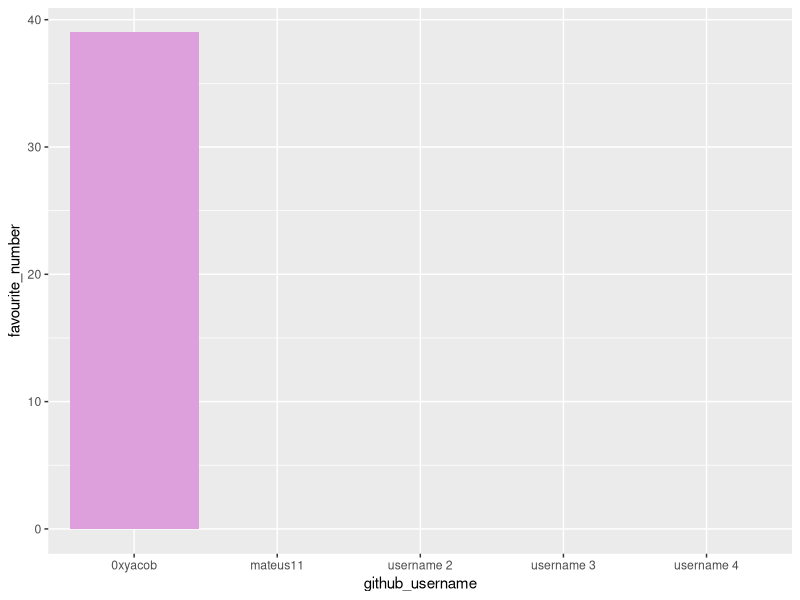
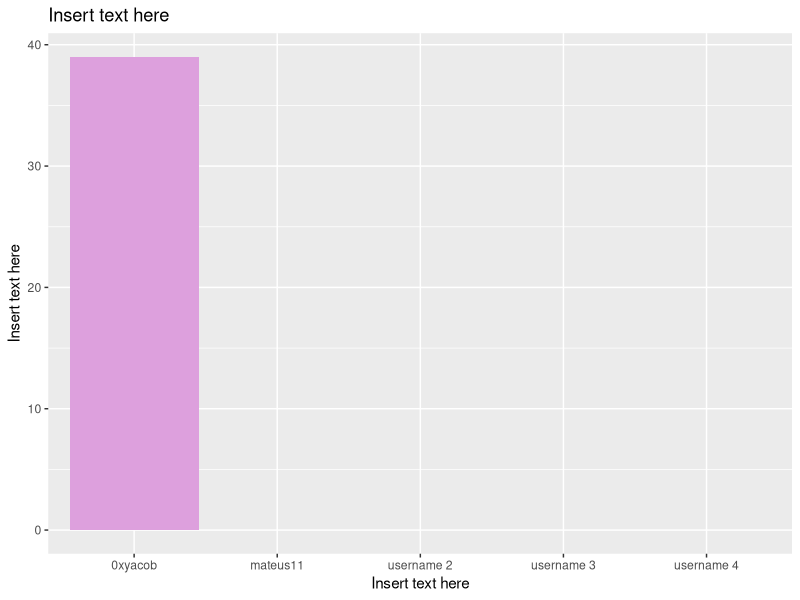
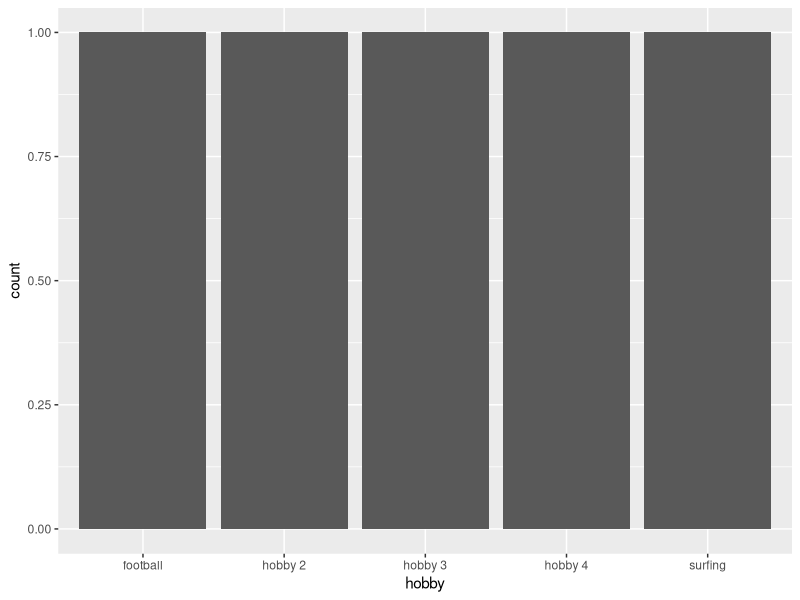

These charts were generated, in order, by the following R code:
## ---- chunk 1
library(tidyverse) 
## ---- chunk 2
team_data <- tibble(
  name = c("jacob", "mateus", "phoeb", 
           "member 3", "member 4"),
  github_username = c("0xyacob", "mateus11", "username 2", 
                      "username 3", "username 4"), 
  colour = c("plum", "blue", "colour 2", 
             "colour 3", "colour 4"),
  hobby = c("surfing", "football", "hobby 2", 
            "hobby 3", "hobby 4"),
  favourite_number = c(39, NA, NA, NA, NA)
  )

team_data
## ---- chunk 3
p1 <- ggplot(data = team_data, 
             mapping = aes(x = github_username, 
                           y = favourite_number,
                           fill = colour), 
             ) +
   geom_col() +
   scale_fill_identity()
p1
## ---- chunk 4
p1 + labs(x = "Insert text here", 
          y = "Insert text here",
          title = "Insert text here")
## ---- chunk 5
p2 <- ggplot(team_data, aes(x = hobby)) +
  geom_bar()
p2
